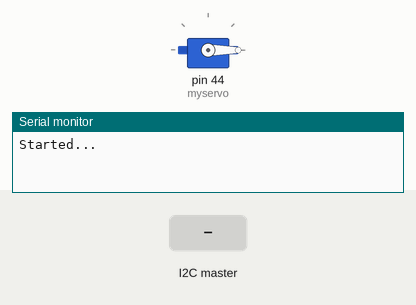
Bench run of a sketch on a simulated Arduino Mega 2560, built with avr-gcc and run on an emulated ATmega2560. Parts: servo, the last lines printed to the serial monitor. The inputs (shaded band) are chosen by the test bench.

Above: at 1.2 s.
1.3 s: the I2C master sends the byte 90
At 2.4 s:
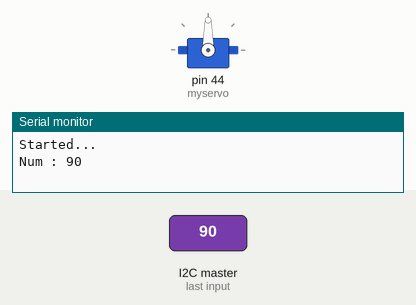
2.8 s: the I2C master sends the byte 200
At 3.5 s:
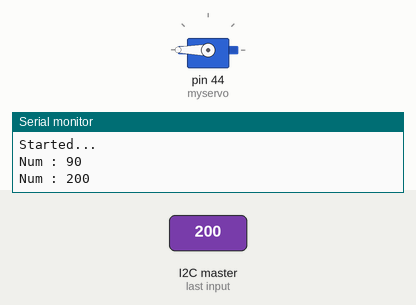
4.3 s: the I2C master sends the byte 0
At 4.6 s:
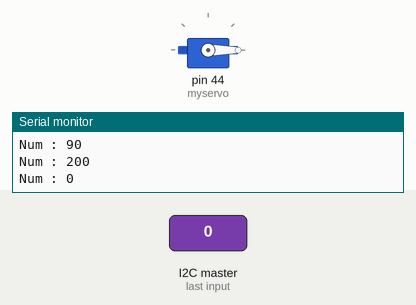
Timing chart, 0 to 7.3 s (numbered marks = the images above; inputs shaded):
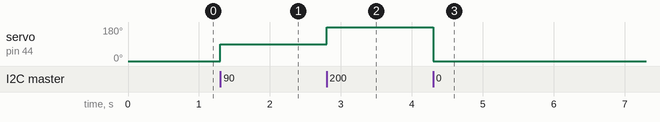

The sketch:

I2C-Arduino_servo.ino
```cpp
#include<Wire.h>
#include <Servo.h>
#define SLAVE_ADDR 0x07

Servo myservo;

void setup() {
  Wire.begin(SLAVE_ADDR);
  Serial.begin(9600);
  Serial.println("Started...");
  Wire.onRequest(sendData);
  Wire.onReceive(recvData);
  myservo.attach(44, 750, 2250);  // attaches the servo on pin 9 to the servo object
  myservo.write(0);
}

int bytesToReceive = 1, recvingByte = 0;
byte data[10];
long num = 0;
void loop() {


}

void sendData() {
  Wire.write("1");
}

void recvData() {
  while(Wire.available()){
  data[recvingByte++] = Wire.read();
  }
  if (recvingByte >= bytesToReceive) {
    recvingByte = num = 0;
    num = num << 8 | data[0];
    Serial.print("Num : ");
    Serial.println(num);
    myservo.write(num);
  }
}
```

Measured:
- after the input at 1.3 s, servo on pin 44 (myservo): 0° → 90° at once
- after the input at 2.8 s, servo on pin 44 (myservo): 90° → 180° at once
- after the input at 4.3 s, servo on pin 44 (myservo): 180° → 0° at once
